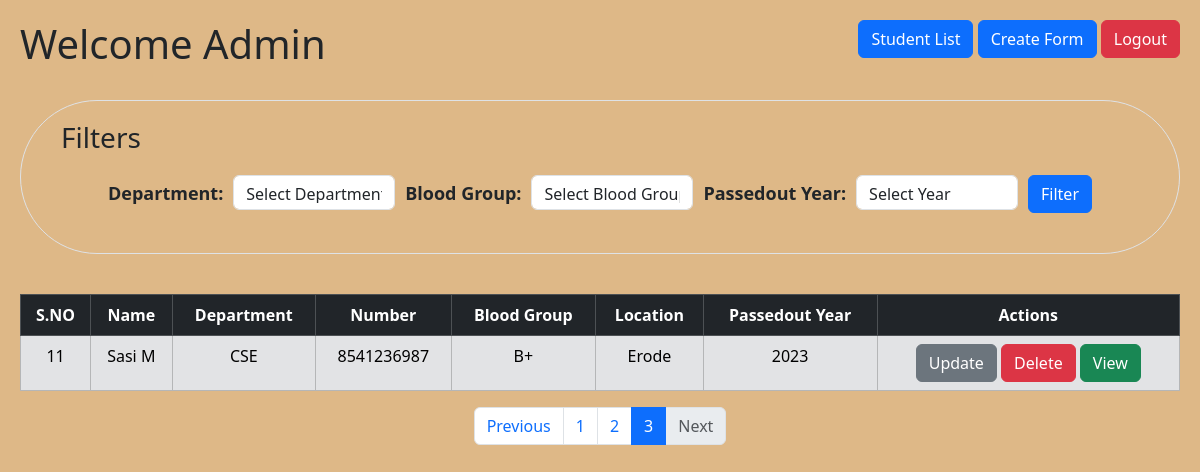
The page /index.php?mod=student&view=studentList&pageId=3 (signed in) on the database its author committed.
### tables this page shows
CREATE TABLE `user` (
  `id` int NOT NULL AUTO_INCREMENT,
  `email` varchar(150) NOT NULL,
  `password` varchar(50) NOT NULL,
  `user_type` enum('Student','Admin') DEFAULT 'Student',
  PRIMARY KEY (`id`),
  UNIQUE KEY `email` (`email`)
);

CREATE TABLE `student_details` (
  `r_id` int NOT NULL,
  `first_name` varchar(15) NOT NULL,
  `last_name` varchar(15) NOT NULL,
  `dob` date NOT NULL,
  `number` varchar(15) NOT NULL,
  `age` tinyint NOT NULL,
  `blood_group` enum('A+','A-','B+','B-','O+','O-','AB+','AB-') NOT NULL,
  `gender` enum('Male','Female','Other') NOT NULL,
  `location` varchar(50) NOT NULL,
  `status` enum('Yes','No') DEFAULT 'Yes',
  `image` varchar(150) NOT NULL,
  `department` varchar(15) NOT NULL,
  `passedout_year` year NOT NULL
);

### model/studentModel.php (called while the page is built, shortened)
<?php
    class StudentModel extends database_connection
    {
        function studentList($filteredArray)
        {
            $status="Yes";
            $user_type="Student";
            $db=$this->connect();
            $query=$this->queryPrepare($filteredArray);
            $data=$db->prepare($query);
            $data->bindParam(":status",$status);
            $data->bindParam(":user_type",$user_type);
            $data->execute();
            $no_Of_Rows=$data->rowCount();
            return $no_Of_Rows;
        }
        function queryPrepare($filteredArray)
        {
            $query="select id,first_name,last_name,department,number,blood_group,passedout_year,location from user inner join student_details on user.id=student_details.r_id where status=:status && user_type=:user_type";
            return $query;
        }
        function retrieve($filteredArray,$offset_value,$results_per_page)
        {
            $status="Yes";
            $user_type="Student";
            $db=$this->connect();
            $query=$this->queryPrepare($filteredArray);
            $query=$query." LIMIT ".$offset_value.','.$results_per_page;
            $data=$db->prepare($query);
            $data->bindParam(":status",$status);
            $data->bindParam(":user_type",$user_type);
            $data->execute();
            $rows = $data->fetchAll(PDO::FETCH_ASSOC);
            $no_Of_Rows=$data->rowCount();
            return ($no_Of_Rows==0) ? "No Records Found" : $rows;
        }
    }
?>

### view/studentList.php (the view, shortened to what this page needs)
<!DOCTYPE html>
<html lang='en'>
<head>
    <link rel='stylesheet' href='view/style.css'>
    <link href='https://cdn.jsdelivr.net/npm/bootstrap@5.3.3/dist/css/bootstrap.min.css' rel='stylesheet'>
</head>
<body class='listBackground'>
    <?php if(file_exists("common/header.php")) { include_once "common/header.php"; } ?>
    <div class='border rounded-pill heading'>
        <h3 class='sub_heading'>Filters</h3>
        <div class='filter'>
                <form method="post" action="index.php?mod=student&view=studentList">
                    <div class='form-group filters'>
                        <label class='list_label'><b>Department:</b></label>
                            <select name='dept_filter' class='form-control filter_input'>
                                <option value=''>Select Department</option>
                            </select>
                        <label class='list_label'><b>Blood Group:</b></label>
                            <select name='blood_group_filter' class='form-control filter_input'>
                                <option value=''>Select Blood Group</option>
                            </select>
                        <label class='list_label'><b>Passedout Year:</b></label>
                            <select name='passedout_year_filter' class='form-control filter_input'>
                                <option value=''>Select Year</option>
                            </select>
                        <input type='submit' class='btn btn-primary' name='submit' value='Filter'>
                    </div>
                </form>
        </div>
    </div>
    <table cellspacing='0' cellpadding='20' border='1' width='800' class='table table-bordered table-hover table-secondary'>
        <tr class='table-dark'>
            <td align="center"><b>S.NO</b></td>
            <td align="center"><b>Name</b></td>
            <td align="center"><b>Department</b></td>
            <td align="center"><b>Number</b></td>
            <td align="center"><b>Blood Group</b></td>
            <td align="center"><b>Location</b></td>
            <td align="center"><b>Passedout Year</b></td>
            <td align="center"><b>Actions</b></td>
        </tr>
        <?php
        $s_no=($page-1)*5;
        if(is_array($finalResult))
        {
            foreach ($finalResult as $row)
            {
                    $s_no++;
                    echo "<tr>
                                <td align='center'>{$s_no}</td>
                                <td align='center'>{$row['first_name']} {$row['last_name']}</td>
                                <td align='center'>{$row['department']}</td>
                                <td align='center'>{$row['number']}</td>
                                <td align='center'>{$row['blood_group']}</td>
                                <td align='center'>{$row['location']}</td>
                                <td align='center'>{$row['passedout_year']}</td>
                                <td align='center'>
                                    <a href=index.php?mod=student&view=updateForm&id={$row['id']}><button class='btn btn-secondary'>Update</button></a>
                                    <a href=index.php?mod=student&view=deleteStudent&id={$row['id']} onclick=\"return confirm('Are you sure you want to delete this item?');\" ><button class='btn btn-danger'>Delete</button></a>
                                    <a href=index.php?mod=student&view=viewStudent&id={$row['id']}><button class='btn btn-success'>View</button></a>
                                </td>
                          </tr>";
            }
        }
        ?>
    </table>
            <nav>
                <ul class="pagination paginationClass">
                <?php
                    if($page>1)
                    {
                        echo '<li class="page-item">
                                <a class="page-link" href="index.php?mod=student&view=studentList&pageId='.($page-1).'">Previous</a>
                            </li>';
                    }
                    else
                    {
                        echo '<li class="page-item disabled">
                                <a class="page-link">Previous</a>
                            </li>';
                    }
                for($pages=1;$pages<=$number_of_page;$pages++)
                {
                    $active=($pages==$page) ? 'active' : '';
                    echo '<li class="page-item '.$active.'">
                            <a class="page-link" href="index.php?mod=student&view=studentList&pageId='.$pages.'">'.$pages.'</a>
                        </li>';
                }
                if ($page<$number_of_page)
                {
                    echo '<li class="page-item">
                            <a class="page-link" href="index.php?mod=student&view=studentList&pageId='.($page+1).'">Next</a>
                        </li>';
                }
                else
                {
                    echo '<li class="page-item disabled">
                            <a class="page-link">Next</a>
                        </li>';
                }
                ?>
                </ul>
            </nav>
</body>
</html>

### view/style.css (style rules this page uses)
* { margin: 0px; padding: 0px; }
body { font-family:arial; margin: 20px; padding: 20px; }
.filter { width: 984px; margin: 0px auto; margin-bottom: 40px; }
.heading { margin-top: 80px; }
.listBackground { background-color:burlywood; }
.paginationClass { justify-content: center; }
.filters { display: flex; gap: 10px; }
.filter_input { height: 35px; }
.list_label { font-size: 18px; white-space: nowrap; align-content: center; }
.sub_heading { margin: 20px 0px; padding-left: 40px; }
.table { margin-top: 40px; }

### rows shown on the page
user: student_details.first_name "Sasi", student_details.last_name "M", student_details.department "CSE", student_details.number "8541236987", student_details.blood_group "B+", student_details.location "Erode", student_details.passedout_year "2023"

### other values the page prints
$_SESSION["Name"] "Admin"
